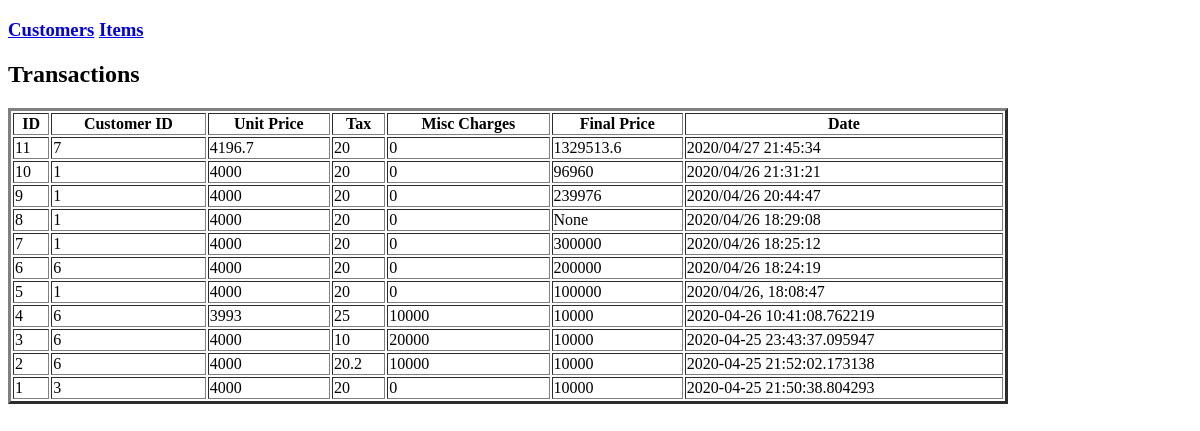
Page /alltransactions/ on the earlier database version.
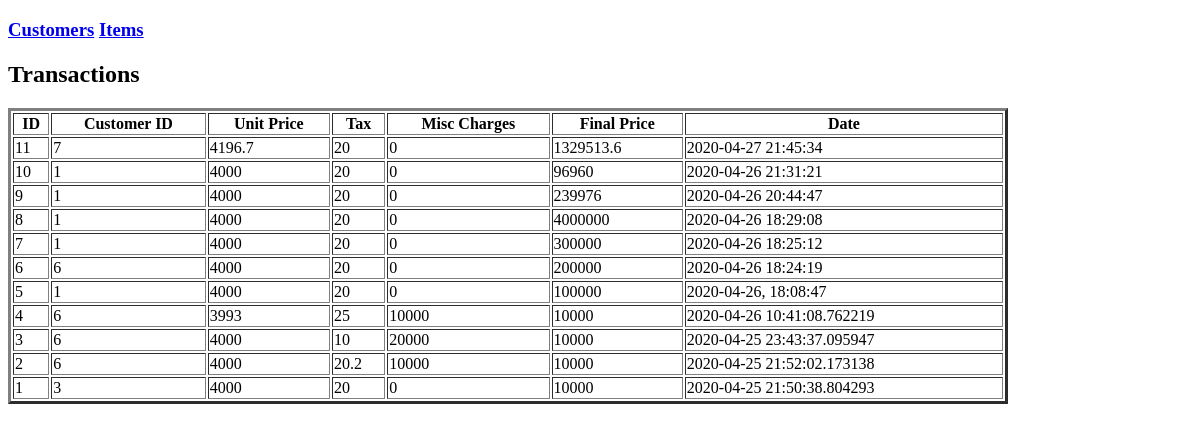
Same page on the later database version.
### tables this page shows
CREATE TABLE "trans" (
	"id"	INTEGER NOT NULL PRIMARY KEY AUTOINCREMENT,
	"customer_id"	INTEGER NOT NULL,
	"unit_price"	NUMERIC NOT NULL DEFAULT 0.00,
	"tax"	NUMERIC NOT NULL DEFAULT 10,
	"misc"	NUMERIC NOT NULL,
	"create_date"	TEXT NOT NULL,
	"final_price"	NUMERIC
);

### api.py (the view)
@app.route('/alltransactions/')
def all_transactions():
    transactions = trans.get_transactions()
    return render_template("all_transactions.html",transactions=transactions)

### transaction.py (called while the page is built)
    def get_transactions(self):
        sql = "select * from trans order by id desc"
        result = self.connection.cursor().execute(sql)
        rows = result.fetchall()
        return rows

### templates/all_transactions.html (shortened to what this page needs)
<!DOCTYPE html>
<html>
<head>
</head>
<body>
    <h3><a href='/customers/'>Customers</a> <a href='/items/'>Items</a></h3>
    <h2>Transactions</h2>
    <table id="data_table" style="width:1000px" border="3">
            <th>ID</th>
            <th>Customer ID</th>
            <th>Unit Price</th>
            <th>Tax</th>
            <th>Misc Charges</th>
            <th>Final Price</th>
            <th>Date</th>
            {% for c in transactions %}
            <tr>
                <td>{{c[0]}}</td>
                <td>{{c[1]}}</td>
                <td>{{c[2]}}</td>
                <td>{{c[3]}}</td>
                <td>{{c[4]}}</td>
                <td>{{c[6]}}</td>
                <td>{{c[5]}}</td>
            </tr>
            {% endfor %}
        </table>
</body>
</html>

Differences in the rows shown:
changed trans id 11: create_date "2020/04/27 21:45:34" → "2020-04-27 21:45:34"
changed trans id 10: create_date "2020/04/26 21:31:21" → "2020-04-26 21:31:21"
changed trans id 9: create_date "2020/04/26 20:44:47" → "2020-04-26 20:44:47"
changed trans id 8: final_price "None" → "4000000"; create_date "2020/04/26 18:29:08" → "2020-04-26 18:29:08"
changed trans id 7: create_date "2020/04/26 18:25:12" → "2020-04-26 18:25:12"
changed trans id 6: create_date "2020/04/26 18:24:19" → "2020-04-26 18:24:19"
changed trans id 5: create_date "2020/04/26, 18:08:47" → "2020-04-26, 18:08:47"
